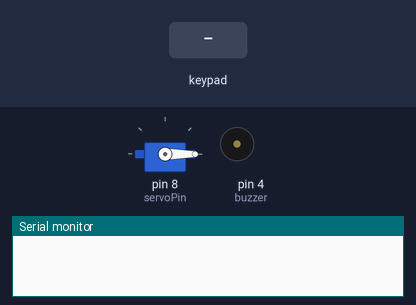
The sketch below on a simulated Arduino Uno, built with avr-gcc and run on an emulated ATmega328P. Shown: servo, buzzer (waves = sounding, pin HIGH), the last lines printed to the serial monitor. The inputs (shaded band) are chosen by the test bench.

Above: at 1.3 s.
1.4 s: keypad keys 1 2 3 4 pressed 0.4 s apart
At 4.2 s:
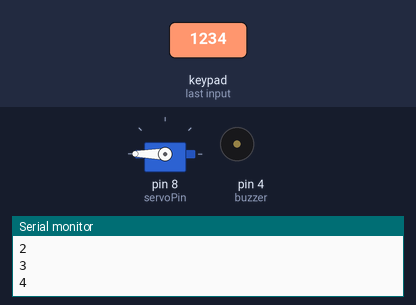
4.5 s: key '#' pressed
At 4.75 s:
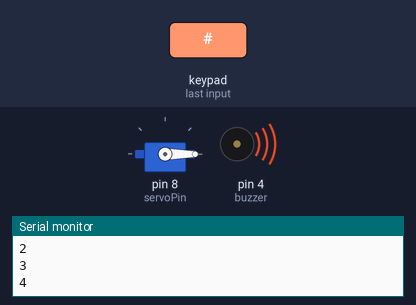
6.3 s: key 'A' pressed
At 7.5 s:
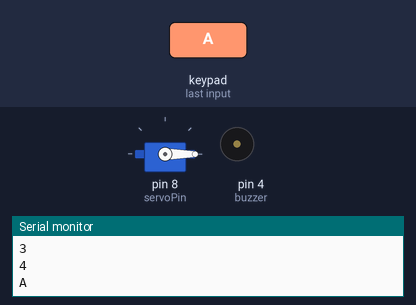
7.8 s: key 'B' pressed
At 9.1 s:
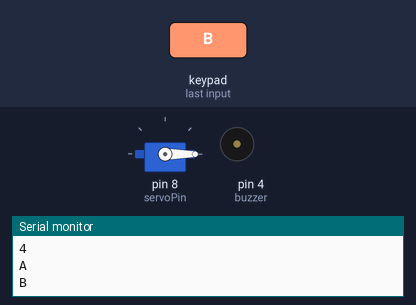
Timing chart, 0 to 10.3 s (numbered marks = the images above; inputs shaded):
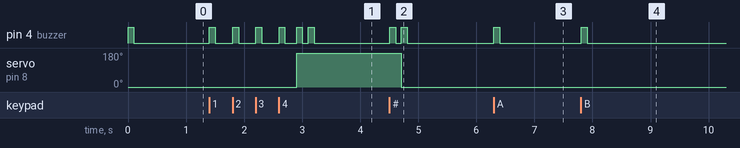

The sketch:

raghad_s_clothest2.ino
```cpp
#include <Servo.h>
#include <Keypad.h>
int buzzer = 4;
#define switchPin 7
#define servoPin 8
#define dialPinMin 0
#define dialPinMax 1
Servo myservo;
const byte rows = 4;//rows
const byte columns = 4;//columns
char correctPassword[4] = {'1', '2', '3', '4'}; //Correct password
char enteredPassword[9];//Entered password on keypad
char charKey;//Key on keypad
int i = 0;
int val = 0;//Counter
char keypad[4][4] =//Keypad array
{
{'1', '2', '3', 'A'},
{'4', '5', '6', 'B'},
{'7', '8', '9', 'C'},
{'*', '0', '#', 'D'}
};

byte rowsPins[4] = {A0, A1, A2, A3};//Rows pins
byte columnspPins[4] = {A4, A5, 2, 3};//Columns pins

Keypad kpad = Keypad(makeKeymap(keypad),
rowsPins, columnspPins, 4, 4);//Keypad map


void setup() {
 Serial.begin(9600);
pinMode(switchPin, INPUT);
   myservo.attach(servoPin);
   myservo.write(0);
   pinMode(buzzer, OUTPUT);
   digitalWrite(buzzer, HIGH);
   delay(100);
   digitalWrite(buzzer, LOW);
}


void loop()
{
if (charKey == '*')
{
if(i>0){
enteredPassword[i--] = charKey;
digitalWrite(buzzer,HIGH);
delay(100);
digitalWrite(buzzer,LOW);
digitalWrite(buzzer,HIGH);
delay(100);
digitalWrite(buzzer,LOW);
}
}
 if(charKey == 'D')
{
enteredPassword[i=0] = charKey;
digitalWrite(buzzer,HIGH);
delay(100);
digitalWrite(buzzer,LOW);
digitalWrite(buzzer,HIGH);
delay(100);
digitalWrite(buzzer,LOW);
}

if(charKey == '#'){
digitalWrite(buzzer,HIGH);
delay(100);
digitalWrite(buzzer,LOW);
delay(100);
myservo.write(0);
digitalWrite(buzzer,HIGH);
delay(100);
digitalWrite(buzzer,LOW);
delay(100);
}

charKey = kpad.getKey();
if(charKey&&charKey!='#'&&charKey!='*'&&charKey!='D')
{
  Serial.println(charKey);
enteredPassword[i++] = charKey;
digitalWrite(buzzer,HIGH);
delay(100);
digitalWrite(buzzer,LOW);
}
if (i == 4)
{
delay(200);
char correctPassword[4] = {'1','2','3','4'};//Correct password
if ((strncmp(enteredPassword, correctPassword, 4)==  0))
{
myservo.write(180);
digitalWrite(buzzer, HIGH);
delay(100);
digitalWrite(buzzer, LOW);
delay(100);
digitalWrite(buzzer, HIGH);
delay(100);
digitalWrite(buzzer, LOW);
delay(1000);
i = 0;
}
else
{
  myservo.write(0);
digitalWrite(buzzer, HIGH);
delay(2000);
digitalWrite(buzzer, LOW);
delay(100);
i = 0;
}}}
```

Measured:
- after the input at 1.4 s, pin 4 (buzzer): goes 3 × (HIGH 0.10 s, LOW 0.30 s), HIGH 0.10 s, LOW 0.20 s, HIGH 0.10 s, LOW 0.10 s, HIGH 0.10 s, then LOW, starting at once; servo on pin 8 (servoPin): 0° → 180° after 1.5 s
- after the input at 4.5 s, pin 4 (buzzer): alternates HIGH for 0.10 s and LOW for 0.10 s, 4 changes in all, then stays LOW, starting at once; servo on pin 8 (servoPin): 180° → 0° after 0.21 s
- after the input at 6.3 s, pin 4 (buzzer): LOW → HIGH at once, → LOW 0.10 s later
- after the input at 7.8 s, pin 4 (buzzer): LOW → HIGH at once, → LOW 0.10 s later
